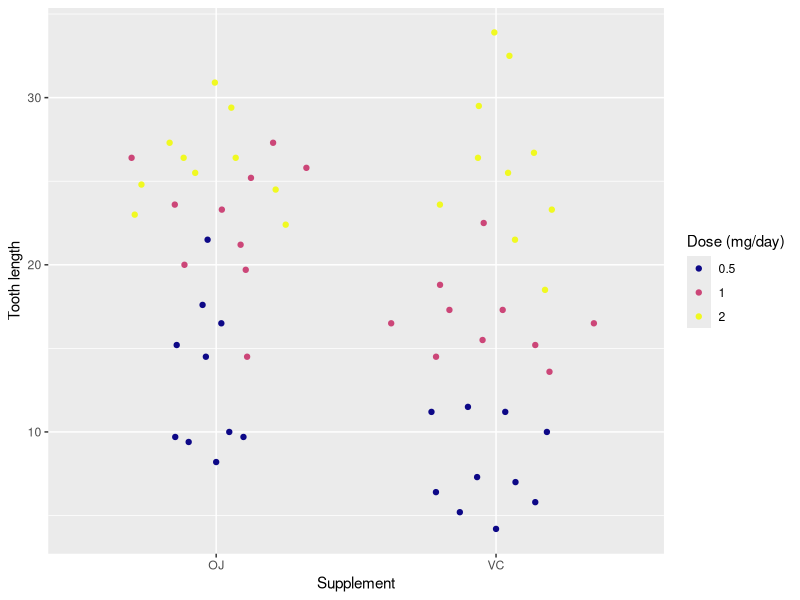
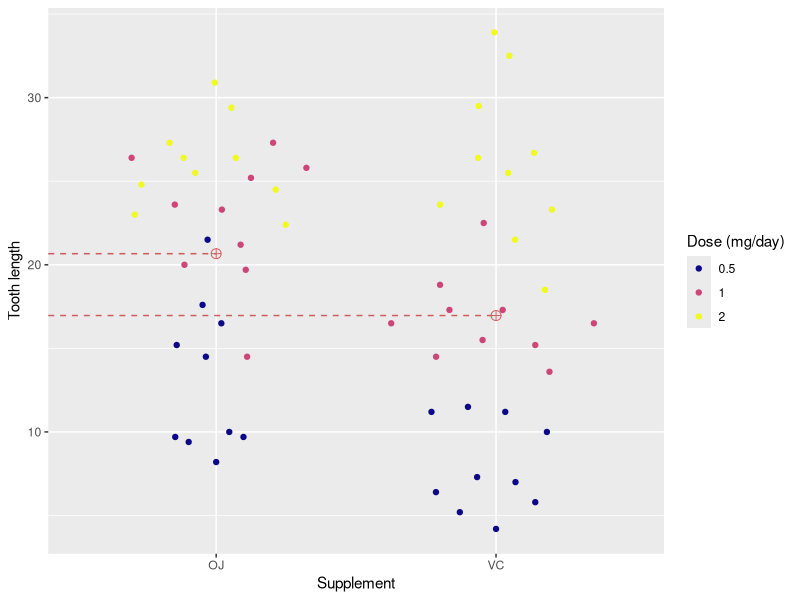

Source code (R) for these figures, in order:
## ---- chunk 1
knitr::opts_chunk$set(fig.path = "images/chapter8-02/",
                      fig.align = "center",
                      fig.width = 10, 
                      fig.height = 4,
                      cache.path = "cache/",
                      cache = FALSE,
                      echo = TRUE)
library(tidyverse)
library(broom)
library(grid)
library(patchwork)
## ---- chunk 2
str(ToothGrowth)
## ---- chunk 3
ggplot(ToothGrowth, aes(supp, len, color = factor(dose))) + 
  ggbeeswarm::geom_quasirandom() +
  labs(x = "Supplement", y = "Tooth length", color = "Dose (mg/day)") +
  scale_color_viridis_d(option = "C")
## ---- chunk 4
fit1s <- lm(len ~ 1 + as.numeric(supp=="VC") + as.numeric(supp=="OJ") , data = ToothGrowth)
## ---- chunk 5
fit2s <- lm(len ~ supp, data = ToothGrowth)
## ---- chunk 6
coef(fit1s)
coef(fit2s)
## ---- chunk 7
predict(fit2s, data.frame(supp = c("OJ", "VC")))
## ---- chunk 8
pred <- data.frame(supp = c("OJ", "VC"),
                   len = predict(fit2s, data.frame(supp = c("OJ", "VC"))))
ggplot(ToothGrowth, aes(supp, len, color = factor(dose))) + 
  ggbeeswarm::geom_quasirandom() +
  labs(x = "Supplement", y = "Tooth length", color = "Dose (mg/day)") +
  scale_color_viridis_d(option = "C") +
  geom_point(data = pred, color = "indianred", size = 3, shape = 10) +
  geom_segment(data = data.frame(x = c(-Inf, -Inf),
                                 xend = c(1, 2),
                                 y = c(pred$len[1], pred$len[2]),
                                 yend = c(pred$len[1], pred$len[2])),
               aes(x = x, xend = xend, y = y, yend = yend),
               color = "indianred", linetype = "dashed")
